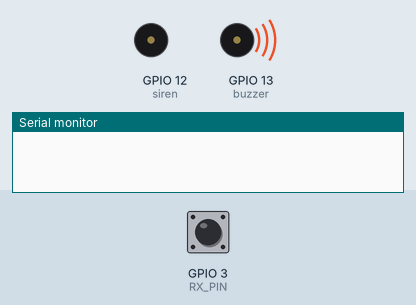
A sketch run on a simulated ESP8266 (NodeMCU). Shown: buzzer (waves = sounding, pin HIGH), the last lines printed to the serial monitor. Inputs (shaded band) come from the test bench; at power-on: GPIO 3 (RX_PIN) HIGH. WiFi joins after 1.5 s; servers stay silent unless stated; uploads are accepted with an empty reply; pins used as bus, display or sensor lines are not drawn.

Above: at 0.1 s.
At 9.2 s:
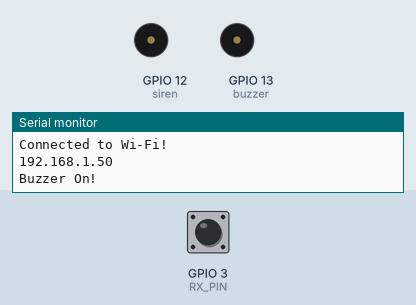
Timing chart, 0 to 11.3 s (numbered marks = the images above):
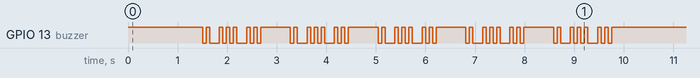

The sketch:

SonoffCloneESP32.ino
```cpp
#include <ESP8266HTTPClient.h>
#include <WiFiManager.h>
#include <ArduinoJson.h>
#include <WiFiClient.h>

#define RX_PIN 3
#define TX_PIN 1

WiFiClient wifiClient;

//https://safety-schools.com/php_action/updateState.php?trigger=1&station_token=103353031809

#define SCHOOL_TOKEN 103353024020

const char *host = "safety-schools.com";
const char *updater = "/php_action/updateState.php";
// const char *station_token = "station_token=42546";  // don't forget to change!!

bool state = false;
unsigned long previousMillis;
unsigned long previousMillis2;
const long interval = 3000;

const int togglePin = RX_PIN;
const int siren = 12;  //relay
const int status = TX_PIN;
const int buzzer = 13;

int lastButtonState;
int currentButtonState;
int countState;
int lossWifiCount;

WiFiManager wifiManager;

void setup() {
  Serial.begin(9600);
  pinMode(togglePin, INPUT_PULLUP);
  pinMode(siren, OUTPUT);
  pinMode(status, OUTPUT);
  pinMode(buzzer, OUTPUT);

  digitalWrite(buzzer, HIGH);
  digitalWrite(status, HIGH);
  digitalWrite(siren, LOW);

  wifiManager.setTimeout(300);
  wifiManager.autoConnect("Smart Safety School System");
  Serial.println("Connected to Wi-Fi!");
  Serial.println(WiFi.localIP());
  digitalWrite(status, LOW);
  digitalWrite(buzzer, HIGH);
  buzzeron();
}

void loop() {
  if (millis() - previousMillis >= 60000 & WiFi.status() != WL_CONNECTED) {
    lossWifiCount = 0;
    digitalWrite(buzzer, HIGH);
    digitalWrite(status, HIGH);
    delay(150);
    ESP.restart();
  }
  if (WiFi.status() != WL_CONNECTED) {
    lossWifiCount++;
    if (lossWifiCount == 1) {
      previousMillis = millis();
    }
    // Serial.println("WiFi connection lost. Resetting ESP8285...");
    digitalWrite(buzzer, HIGH);
    digitalWrite(status, HIGH);
    delay(150);
    digitalWrite(buzzer, LOW);
    // digitalWrite(status, LOW);
    delay(150);
    return;
  } else if (WiFi.status() == WL_CONNECTED) {
    digitalWrite(buzzer, HIGH);
    digitalWrite(status, LOW);
  }
  //Serial.println(stateReader());
  //delay(3000);
  lastButtonState = currentButtonState;
  currentButtonState = digitalRead(togglePin);
  //Serial.println(currentButtonState);
  if (lastButtonState == 0) {
    countState += 1;
    Serial.println(countState);
  }
  if (countState >= 65) {
    toggleState();
    if (state == 1) {
      digitalWrite(siren, HIGH);
    } else if (state == 0) {
      digitalWrite(siren, LOW);
    }
    // Serial.println("command send!");
    // delay(3500);
    while (!digitalRead(togglePin)){delay(100);}
    countState = 0;
  }
  if (state == 1) {
    if (millis() - previousMillis2 >= 3000) {
      digitalWrite(siren, LOW);
      if (millis() - previousMillis2 >= 4000) {
        previousMillis2 = millis();
        digitalWrite(siren, HIGH);
      }
    }
  }
  unsigned long currentMillis = millis();
  if (currentMillis - previousMillis >= interval) {
    previousMillis = currentMillis;
    updateState();
    if (state == 1) {
      digitalWrite(siren, HIGH);
    } else if (state == 0) {
      digitalWrite(siren, LOW);
    }
  }
}

void updateState() {
  HTTPClient http;

  http.begin(wifiClient, String("http://") + host + updater + "?station_token=" + SCHOOL_TOKEN);
  int httpCode = http.GET();
  if (httpCode == 200) {
    String body = http.getString();
    Serial.println(body);

    DynamicJsonDocument doc(1024);
    deserializeJson(doc, body);
    JsonObject obj = doc.as<JsonObject>();
    String txtState = obj[String("newState")];

    Serial.println(txtState);

    if (txtState == "On") {
      state = 1;
    } else if (txtState == "Off") {
      state = 0;
    }

  } else {
    Serial.println("Error getting state: " + String(httpCode));
  }
  http.end();
  Serial.println("State: " + String(state));
}

void toggleState() {
  HTTPClient http;

  http.begin(wifiClient, String("http://") + host + updater + "?station_token=" + SCHOOL_TOKEN + "&trigger=1");
  int httpCode = http.GET();
  if (httpCode == 200) {
    String body = http.getString();
    Serial.println(body);

    DynamicJsonDocument doc(1024);
    deserializeJson(doc, body);
    JsonObject obj = doc.as<JsonObject>();
    String txtState = obj[String("newState")];

    Serial.println(txtState);

    if (txtState == "On") {
      state = 1;
    } else if (txtState == "Off") {
      state = 0;
    }

    previousMillis2 = millis();
  } else {
    Serial.println("Error getting state: " + String(httpCode));
  }
  http.end();
  Serial.println("State: " + String(state));
}

void buzzeron() {
  Serial.println("Buzzer On!");
  digitalWrite(buzzer, LOW);
  delay(70);
  digitalWrite(buzzer, HIGH);
  delay(70);
  digitalWrite(buzzer, LOW);
  delay(200);
  digitalWrite(buzzer, HIGH);
  delay(70);
  digitalWrite(buzzer, LOW);
  delay(70);
  digitalWrite(buzzer, HIGH);
  delay(70);
  digitalWrite(buzzer, LOW);
  delay(70);
  digitalWrite(buzzer, HIGH);
  delay(70);
  digitalWrite(buzzer, LOW);
  delay(200);
  digitalWrite(buzzer, HIGH);
  delay(70);
  digitalWrite(buzzer, LOW);
  delay(70);
  digitalWrite(buzzer, HIGH);
  delay(70);
  digitalWrite(buzzer, LOW);
  delay(70);
  digitalWrite(buzzer, HIGH);
  delay(600);

  digitalWrite(buzzer, LOW);
  delay(70);
  digitalWrite(buzzer, HIGH);
  delay(70);
  digitalWrite(buzzer, LOW);
  delay(200);
  digitalWrite(buzzer, HIGH);
  delay(70);
  digitalWrite(buzzer, LOW);
  delay(70);
  digitalWrite(buzzer, HIGH);
  delay(70);
  digitalWrite(buzzer, LOW);
  delay(70);
  digitalWrite(buzzer, HIGH);
  delay(70);
  digitalWrite(buzzer, LOW);
  delay(200);
  digitalWrite(buzzer, HIGH);
  delay(70);
  digitalWrite(buzzer, LOW);
  delay(70);
  digitalWrite(buzzer, HIGH);
  delay(70);
  digitalWrite(buzzer, LOW);
  delay(70);
  digitalWrite(buzzer, HIGH);
  delay(600);

  digitalWrite(buzzer, LOW);
  delay(70);
  digitalWrite(buzzer, HIGH);
  delay(70);
  digitalWrite(buzzer, LOW);
  delay(200);
  digitalWrite(buzzer, HIGH);
  delay(70);
  digitalWrite(buzzer, LOW);
  delay(70);
  digitalWrite(buzzer, HIGH);
  delay(70);
  digitalWrite(buzzer, LOW);
  delay(70);
  digitalWrite(buzzer, HIGH);
  delay(70);
  digitalWrite(buzzer, LOW);
  delay(200);
  digitalWrite(buzzer, HIGH);
  delay(70);
  digitalWrite(buzzer, LOW);
  delay(70);
  digitalWrite(buzzer, HIGH);
  delay(70);
  digitalWrite(buzzer, LOW);
  delay(70);
  digitalWrite(buzzer, HIGH);
  delay(600);

  digitalWrite(buzzer, LOW);
  delay(70);
  digitalWrite(buzzer, HIGH);
  delay(70);
  digitalWrite(buzzer, LOW);
  delay(200);
  digitalWrite(buzzer, HIGH);
  delay(70);
  digitalWrite(buzzer, LOW);
  delay(70);
  digitalWrite(buzzer, HIGH);
  delay(70);
  digitalWrite(buzzer, LOW);
  delay(70);
  digitalWrite(buzzer, HIGH);
  delay(70);
  digitalWrite(buzzer, LOW);
  delay(200);
  digitalWrite(buzzer, HIGH);
  delay(70);
  digitalWrite(buzzer, LOW);
  delay(70);
  digitalWrite(buzzer, HIGH);
  delay(70);
  digitalWrite(buzzer, LOW);
  delay(70);
  digitalWrite(buzzer, HIGH);
  delay(600);

  digitalWrite(buzzer, LOW);
  delay(70);
  digitalWrite(buzzer, HIGH);
  delay(70);
  digitalWrite(buzzer, LOW);
  delay(200);
  digitalWrite(buzzer, HIGH);
  delay(70);
  digitalWrite(buzzer, LOW);
  delay(70);
  digitalWrite(buzzer, HIGH);
  delay(70);
  digitalWrite(buzzer, LOW);
  delay(70);
  digitalWrite(buzzer, HIGH);
  delay(70);
  digitalWrite(buzzer, LOW);
  delay(200);
  digitalWrite(buzzer, HIGH);
  delay(70);
  digitalWrite(buzzer, LOW);
  delay(70);
  digitalWrite(buzzer, HIGH);
  delay(70);
  digitalWrite(buzzer, LOW);
  delay(70);
  digitalWrite(buzzer, HIGH);
  delay(70);
}
```
